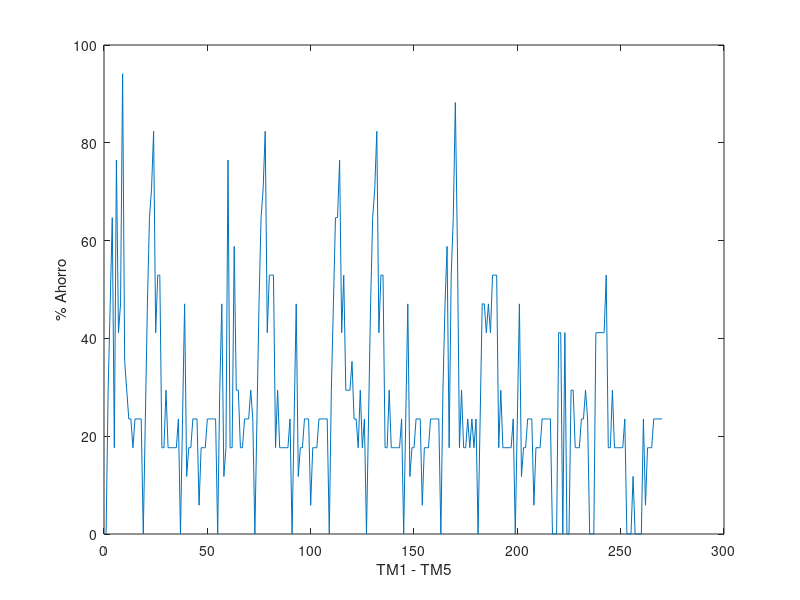
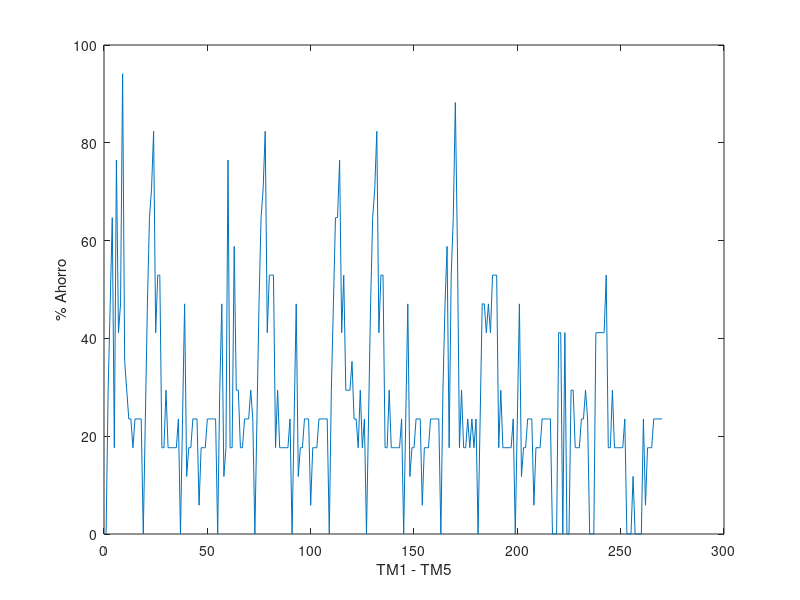
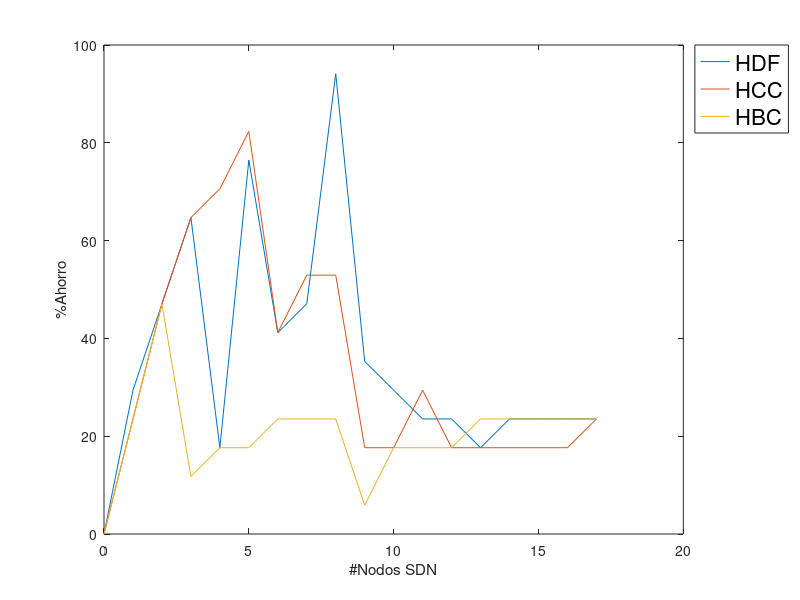
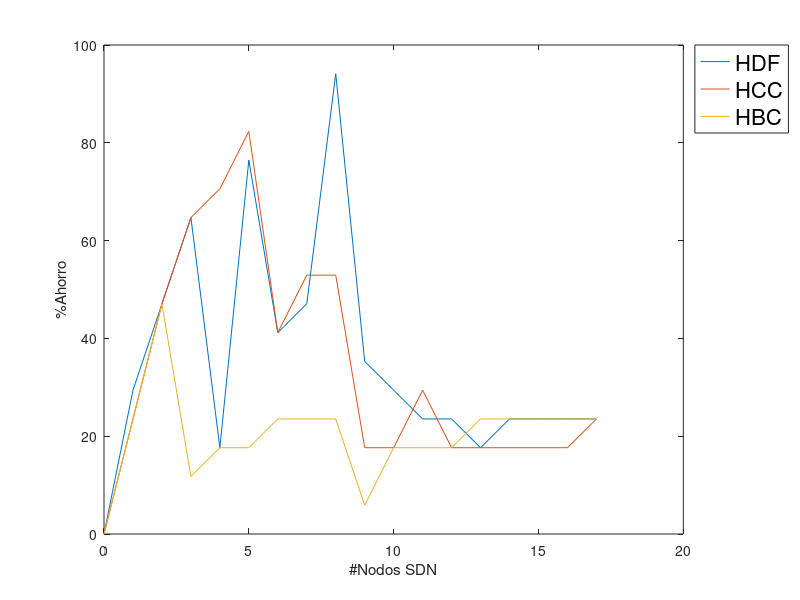

Source code (MATLAB) for these figures, in order:
load SimulationResults.csv

%FIGURE 2 
x = zeros(270, 1);
y = zeros(270, 1);
for fil = 1:270
    x(fil,1) = fil;
    offNodes = SimulationResults(fil, 11);
    y(fil, 1) = (offNodes/17) * 100;
end
figure
plot(x, y)
xlabel('TM1 - TM5')
ylabel('% Ahorro')

savefig('figure2.fig')
saveas(gcf,'figure2','epsc')

%FIGURE 2: TM1

x = SimulationResults(1:18, 3);
y1 = zeros(18, 1);
y2 = zeros(18, 1);
y3 = zeros(18, 1);
for fil = 1:18
    offNodes = SimulationResults(fil, 11);
    y1(fil, 1) = (offNodes/17) * 100;
end

cont=1;
for fil = 19:36
    offNodes = SimulationResults(fil, 11);
    y2(cont, 1) = (offNodes/17) * 100;
    cont = cont + 1;
end

cont=1;
for fil = 37:54
    offNodes = SimulationResults(fil, 11);
    y3(cont, 1) = (offNodes/17) * 100;
    cont = cont + 1;
end
figure
plot(x, y1, x, y2, x, y3)
xlabel('#Nodos SDN')
ylabel('%Ahorro')
legend({'HDF','HCC','HBC'},'FontSize',16,'location','northeastoutside','orientation','vertical')

savefig('figure2_TM1.fig')
saveas(gcf,'figure2_TM1','epsc')

%FIGURE 2: TM2

x = SimulationResults(1:18, 3);
y1 = zeros(18, 1);
y2 = zeros(18, 1);
y3 = zeros(18, 1);
cont=1;
for fil = 55:72
    offNodes = SimulationResults(fil, 11);
    y1(cont, 1) = (offNodes/17) * 100;
    cont = cont + 1;
end

cont=1;
for fil = 73:90
    offNodes = SimulationResults(fil, 11);
    y2(cont, 1) = (offNodes/17) * 100;
    cont = cont + 1;
end

cont=1;
for fil = 91:108
    offNodes = SimulationResults(fil, 11);
    y3(cont, 1) = (offNodes/17) * 100;
    cont = cont + 1;
end
figure
plot(x, y1, x, y2, x, y3)
xlabel('#Nodos SDN')
ylabel('%Ahorro')
legend({'HDF','HCC','HBC'},'FontSize',16,'location','northeastoutside','orientation','vertical')

savefig('figure2_TM2.fig')
saveas(gcf,'figure2_TM2','epsc')

%FIGURE 2: TM3

x = SimulationResults(1:18, 3);
y1 = zeros(18, 1);
y2 = zeros(18, 1);
y3 = zeros(18, 1);
cont=1;
for fil = 109:126
    offNodes = SimulationResults(fil, 11);
    y1(cont, 1) = (offNodes/17) * 100;
    cont = cont + 1;
end

cont=1;
for fil = 127:144
    offNodes = SimulationResults(fil, 11);
    y2(cont, 1) = (offNodes/17) * 100;
    cont = cont + 1;
end

cont=1;
for fil = 145:162
    offNodes = SimulationResults(fil, 11);
    y3(cont, 1) = (offNodes/17) * 100;
    cont = cont + 1;
end
figure
plot(x, y1, x, y2, x, y3)
xlabel('#Nodos SDN')
ylabel('%Ahorro')
legend({'HDF','HCC','HBC'},'FontSize',16,'location','northeastoutside','orientation','vertical')

savefig('figure2_TM3.fig')
saveas(gcf,'figure2_TM3','epsc')

%FIGURE 2: TM4

x = SimulationResults(1:18, 3);
y1 = zeros(18, 1);
y2 = zeros(18, 1);
y3 = zeros(18, 1);
cont=1;
for fil = 163:180
    offNodes = SimulationResults(fil, 11);
    y1(cont, 1) = (offNodes/17) * 100;
    cont = cont + 1;
end

cont=1;
for fil = 181:198
    offNodes = SimulationResults(fil, 11);
    y2(cont, 1) = (offNodes/17) * 100;
    cont = cont + 1;
end

cont=1;
for fil = 199:216
    offNodes = SimulationResults(fil, 11);
    y3(cont, 1) = (offNodes/17) * 100;
    cont = cont + 1;
end
figure
plot(x, y1, x, y2, x, y3)
xlabel('#Nodos SDN')
ylabel('%Ahorro')
legend({'HDF','HCC','HBC'},'FontSize',16,'location','northeastoutside','orientation','vertical')

savefig('figure2_TM4.fig')
saveas(gcf,'figure2_TM4','epsc')


%FIGURE 2: TM5

x = SimulationResults(1:18, 3);
y1 = zeros(18, 1);
y2 = zeros(18, 1);
y3 = zeros(18, 1);
cont=1;
for fil = 217:234
    offNodes = SimulationResults(fil, 11);
    y1(cont, 1) = (offNodes/17) * 100;
    cont = cont + 1;
end

cont=1;
for fil = 235:252
    offNodes = SimulationResults(fil, 11);
    y2(cont, 1) = (offNodes/17) * 100;
    cont = cont + 1;
end

cont=1;
for fil = 253:270
    offNodes = SimulationResults(fil, 11);
    y3(cont, 1) = (offNodes/17) * 100;
    cont = cont + 1;
end
figure
plot(x, y1, x, y2, x, y3)
xlabel('#Nodos SDN')
ylabel('%Ahorro')
legend({'HDF','HCC','HBC'},'FontSize',16,'location','northeastoutside','orientation','vertical')

savefig('figure2_TM5.fig')
saveas(gcf,'figure2_TM5','epsc')



